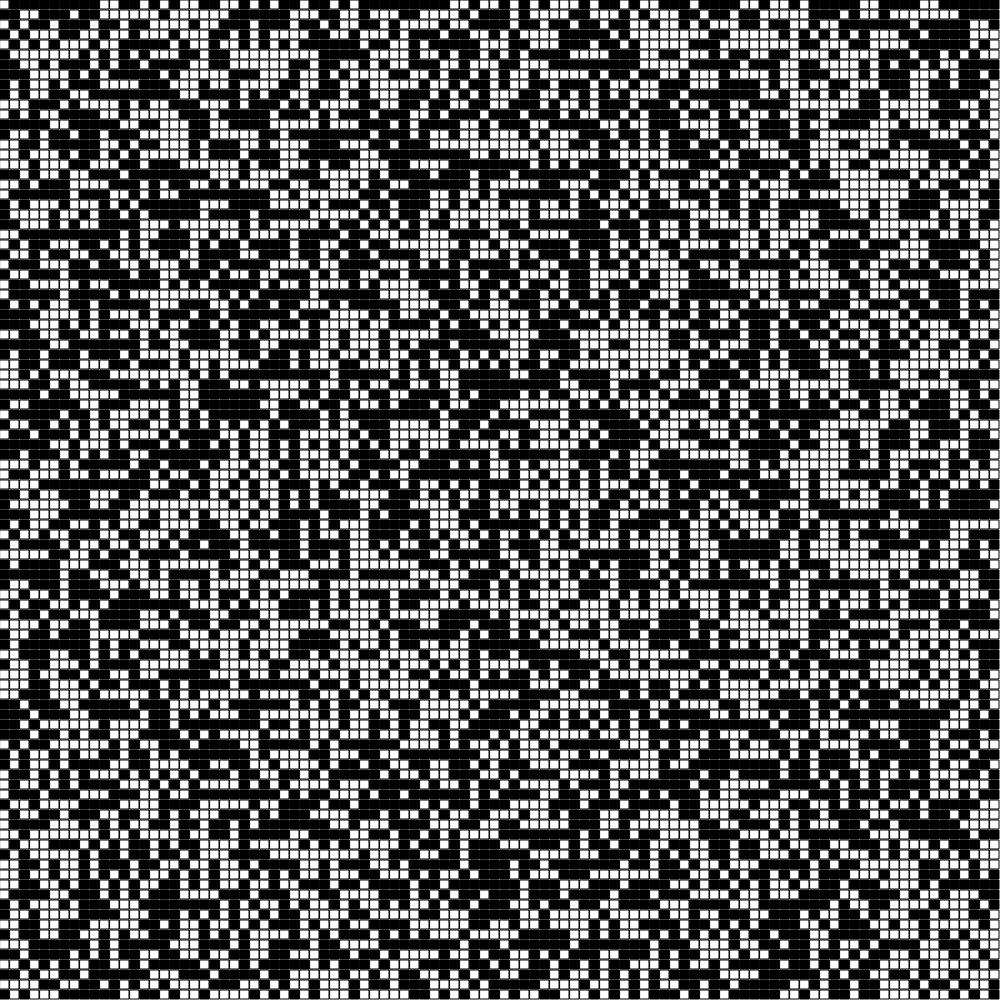
Frame 1 (no input)
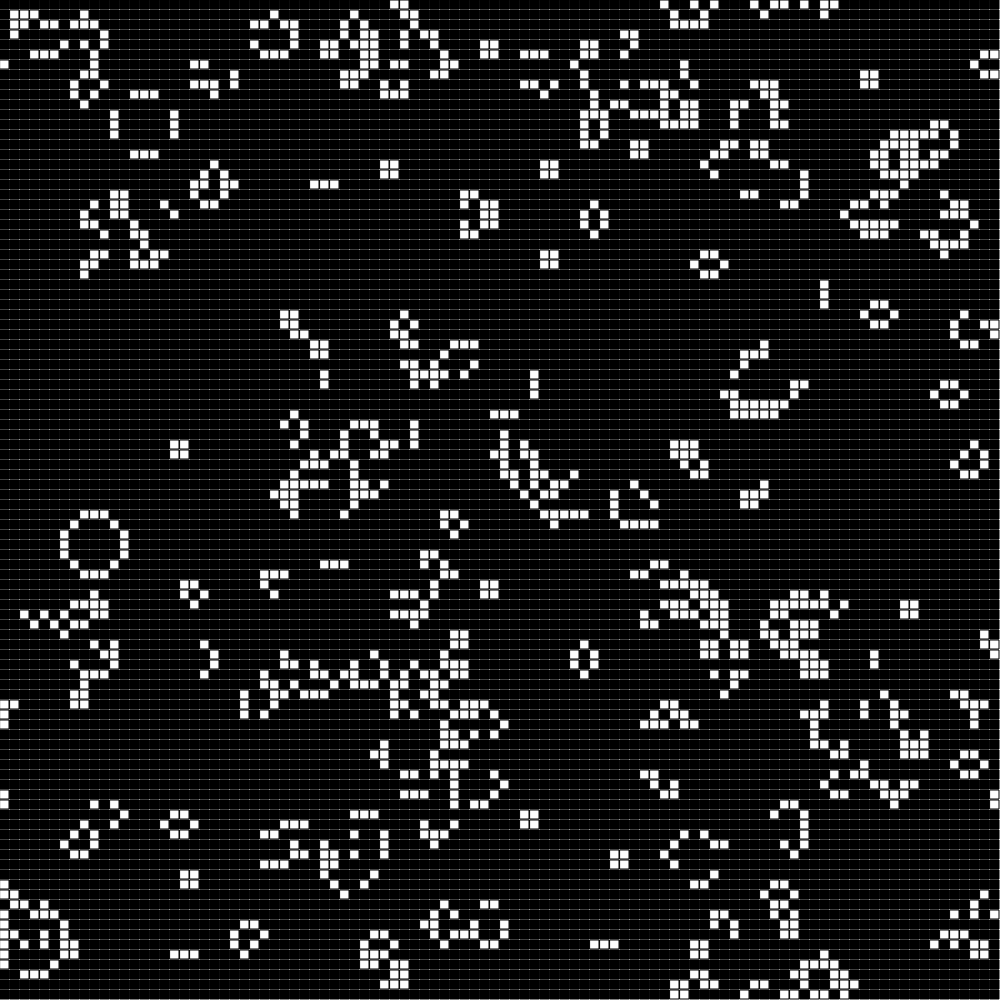
Frame 60 (no input)
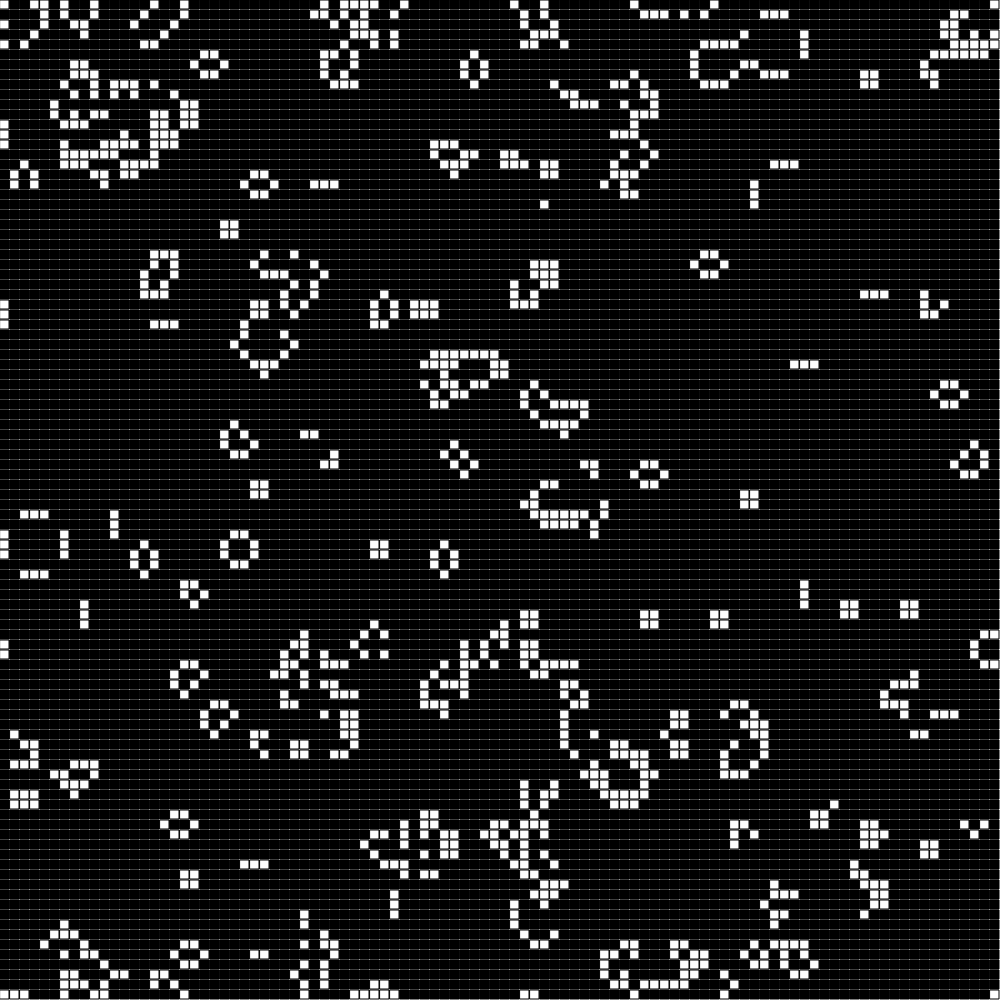
Frame 120 (the mouse pressed at the canvas centre since frame 60)

The p5.js sketch that drew these frames (run headless with seeded random() and noise() and a simulated clock; from frame 60 on, the mouse is pressed at the canvas centre):

// p5.js sketch
// ── sketch.js
function make2DArray(cols,rows){
	let arr = new Array(cols);
	for(let i=0; i<arr.length; i++){
		arr[i] = new Array(rows);
		// for( j=0; j<rows; j++){
		// 	arr.push()
		// }
	}
	return arr
}

let grid
let cols, rows;
let resolution = 10;

function setup() {
  background(0);
	createCanvas(1000,1000);
	cols = width/ resolution;
	rows = height / resolution
	grid = make2DArray(cols, rows);
	for (let i = 0; i< cols; i++){
		for (let j = 0; j< rows; j++){
				grid[i][j] = floor(random(2))
		}
	}
}



function draw() {
	background(255)
	// frameRate(20)
	for (let i = 0; i< cols; i++){
		for (let j = 0; j< rows; j++){
				let x = i * resolution
				let y = j * resolution 
				if (grid[i][j] == 1){
					fill(255)
				} else {
					fill(0)
			}
			rect(x, y, resolution-1, resolution-1)
		}
	}
	
	// computed and new 
	let next = make2DArray(cols,rows)
	
	
	for (let i = 0; i< cols; i++){
		for (let j = 0; j< rows; j++){
			let state = grid[i][j]
			
			// Edges
// 			if (i ==0 || i == cols-1 || j== 0 ||j == rows-1){
// 				next[i][j] = state
				
// 			} else {
			// apply rules!
			// silly 1
			// let sum = 0
			// sum += grid[i-1][j-1]
			// sum += grid[i-1][j]
			// sum += grid[i-1][j+1]
			// sum += grid[i][j-1]
			// sum += grid[i][j+1]
			// sum += grid[i+1][j-1]
			// sum += grid[i+1][j]
			// sum += grid[i+1][j11]
			// function
			let sum
			let neighbors = countNeighbors(grid, i ,j)
			
			
			if(state == 0 && neighbors == 3){
				next[i][j] = 1
			}else if (state == 1 && (neighbors < 2 || neighbors >3)){
				next[i][j] = 0
			} else{
				next[i][j] = state;
			}
		}
			
		// }
	}
	grid = next
}
	
	
function countNeighbors(grid, x, y){
	let sum = 0
	for( let i = -1;  i< 2; i++){
		for( let j = -1;  j< 2; j++){
			
			let col = (x+i+ cols) % cols;
			let row = (y+j+ rows) % rows;
										 
			sum += grid[col][row]
		}
	}
	sum -= grid[x][y]
	return sum
}
